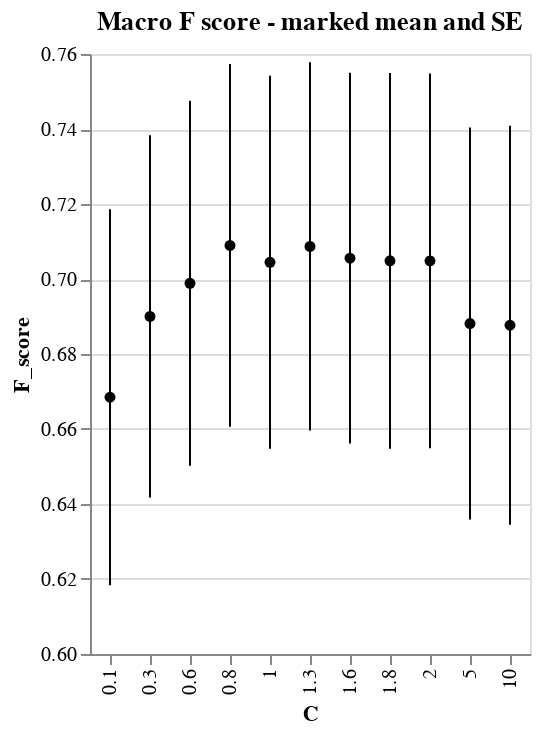

The notebook cell saved with this chart:
### Code cell
prfs=result['prfs'].query('Group=="macro"').copy()
prfs['C']=[float(param.split('_')[1]) for param in prfs['params']]
error_bars = alt.Chart(prfs).mark_errorbar(extent='stderr').encode(
  x=alt.X('C:N', scale=alt.Scale(zero=False)),
  y=alt.Y('F_score:Q')
).properties(title='Macro F score - marked mean and SE')

points = alt.Chart(prfs).mark_point(filled=True, color='black').encode(
  x=alt.X('C:N'),
  y=alt.Y('F_score:Q', aggregate='mean', scale=alt.Scale(zero=False)),
)
error_bars +points

### Figure 1 — Vega-Lite specification as saved in the notebook (floating-point values rounded to 4 significant figures; data arrays with more than 128 entries replaced by an {"elided": "..."} marker saying what was removed)
{"config": {"view": {"continuousWidth": 400, "continuousHeight": 300}}, "layer": [{"mark": {"type": "errorbar", "extent": "stderr"}, "encoding": {"x": {"type": "nominal", "field": "C", "scale": {"zero": false}}, "y": {"type": "quantitative", "field": "F_score"}}, "title": "Macro F score - marked mean and SE"}, {"mark": {"type": "point", "color": "black", "filled": true}, "encoding": {"x": {"type": "nominal", "field": "C"}, "y": {"type": "quantitative", "aggregate": "mean", "field": "F_score", "scale": {"zero": false}}}}], "data": {"name": "data-bd958f2056950dfe61dfe65c721f05e2"}, "$schema": "https://vega.github.io/schema/vega-lite/v4.0.2.json", "datasets": {"data-bd958f2056950dfe61dfe65c721f05e2": {"elided": "231 records"}}}
